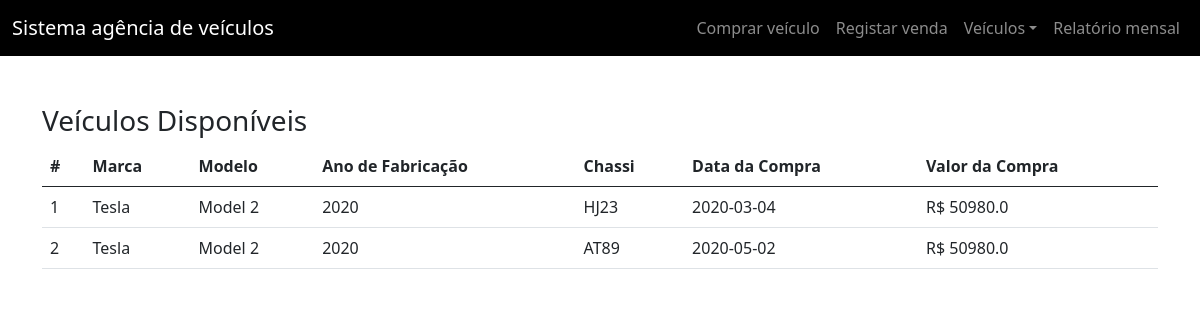
Page /listarVeiculos on the earlier database version.
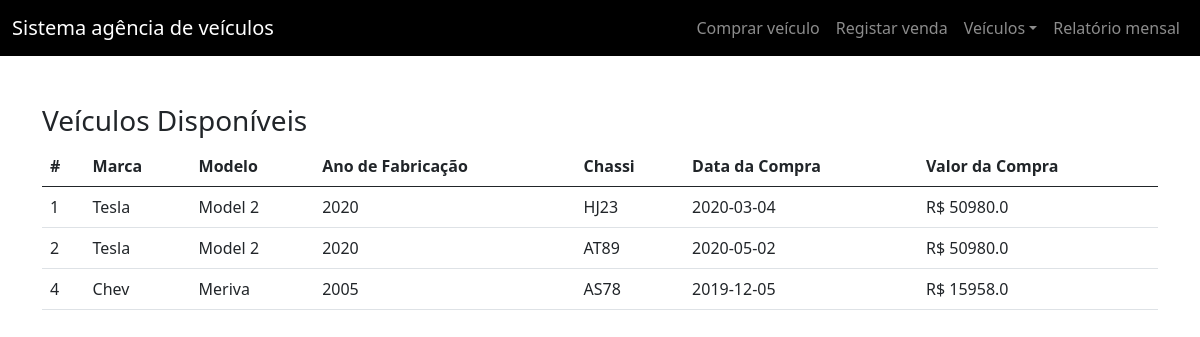
Same page on the later database version.
### sistemaVeiculos.py (models this page shows, shortened)
class Veiculos(db.Model):
    id = db.Column(db.Integer, primary_key=True)
    marca = db.Column(db.String(20), nullable=False)
    modelo = db.Column(db.String(20), nullable=False)
    ano_fabricacao = db.Column(db.Integer, nullable=False)
    placa = db.Column(db.String(20), nullable=False)
    cor = db.Column(db.String(20), nullable=False)
    chassi = db.Column(db.String(17), nullable=False, unique=True)
    data_compra = db.Column(db.DATE, nullable=False)
    valor_compra = db.Column(db.REAL, nullable=False)

### sistemaVeiculos.py (the view)
@app.route('/listarVeiculos')
def listarVeiculos():
    veiculos = Veiculos.query.all()
    return render_template("listarVeiculos.html", veiculos=veiculos)

### templates/listarVeiculos.html (shortened to what this page needs)
{% extends "base.html" %}
{% block corpo %}
    <div class="container mt-5">
      <h3>Veículos Disponíveis</h3>
      <table class="table">
        <thead>
          <tr>
            <th scope="col">#</th>
            <th scope="col">Marca</th>
            <th scope="col">Modelo</th>
            <th scope="col">Ano de Fabricação</th>
            <th scope="col">Chassi</th>
            <th scope="col">Data da Compra</th>
            <th scope="col">Valor da Compra</th>
          </tr>
        </thead>
        <tbody>
          {% for v in veiculos %}
          <tr>
            <td>{{v.id}}</td>
            <td>{{v.marca}}</td>
            <td>{{v.modelo}}</td>
            <td>{{v.ano_fabricacao}}</td>
            <td>{{v.chassi}}</td>
            <td>{{v.data_compra}}</td>
            <td>R$ {{v.valor_compra}}</td>
          </tr>
          {% endfor %}
        </tbody>
      </table>
    </div>
{% endblock %}

### templates/base.html (shortened to what this page needs)
<!doctype html>
<html lang="pt-br">
  <head>
    <link href="https://cdn.jsdelivr.net/npm/bootstrap@5.0.1/dist/css/bootstrap.min.css" rel="stylesheet">
  </head>
  <body>
    <div class="container-fluid" style="background-color: #000000;">
      <nav class="navbar navbar-expand-xl navbar-dark">
        <a href="/" class="navbar-brand mb-0 h1">Sistema agência de veículos</a>
        <div class="collapse navbar-collapse" id="toogleMobileMenu">
          <ul class="navbar-nav ms-auto">
            <li>
              <a class="nav-link" href="comprarVeiculo">Comprar veículo</a>
            </li>
            <li>
              <a class="nav-link" href="registrarVenda">Registar venda</a>
            </li>
            <li class="nav-item dropdown">
              <a class="nav-link dropdown-toggle" href="#" id="navbarDropdown" role="button" data-bs-toggle="dropdown" aria-expanded="false">Veículos</a>
            </li>
            <li>
              <a class="nav-link" href="relatorioMensal">Relatório mensal</a>
            </li>
          </ul>
        </div>
      </nav>
    </div>
    {% block corpo %}{% endblock %}
  </body>
</html>

Differences in the rows shown:
added Veiculos: id "4", marca "Chev", modelo "Meriva", ano_fabricacao "2005", chassi "AS78", data_compra "2019-12-05", valor_compra "15958.0"
